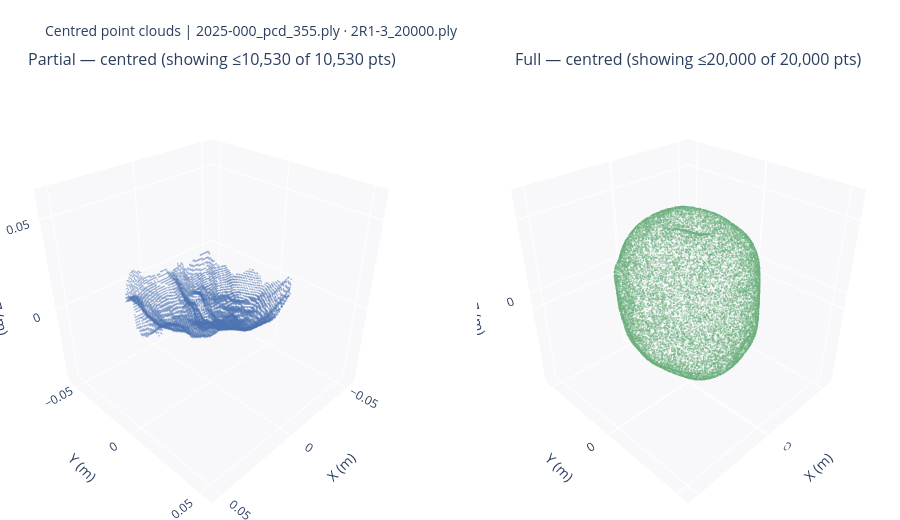

This figure's notebook cell:
### Markdown cell above
## Encoder Input Visualisation

Two **Plotly** 3D panels (orbit / zoom / pan): **partial** scan vs **full** scan for the same tuber, each **centred** by subtracting its own mean. No FPS — only an optional random subsample for display (`DISPLAY_CAP_*`).

Adjust `PLY_PARTIAL` / `PLY_FULL` in the code cell. Run where the `.ply` paths exist (e.g. GPU server).

### Code cell
from __future__ import annotations

from pathlib import Path

import numpy as np
import open3d as o3d
import plotly.graph_objects as go
from plotly.subplots import make_subplots

ROOT = Path('.').resolve()
PLY_PARTIAL = ROOT / 'reviewdata/2025-000_pcd_355.ply'
PLY_FULL = ROOT / 'C:/Users/Jesper/Tilburg University/Thesis/PointSDF_2/data/3DPotatoTwin/2_sfm/2_pcd/2R1-3/2R1-3_20000.ply'

# Same tuber: partial conveyor scan + full laser/SfM cloud.
# Each cloud is translated to its own centroid (no FPS; display subsample only).
# ---------------------------------------------------------------------------
DISPLAY_CAP_FULL = 20000
DISPLAY_CAP_PARTIAL_RAW = 20000
PARTIAL_CLR = '#4C72B0'
FULL_CLR = '#6AAF7C'

MARKER_PARTIAL = dict(size=1, opacity=0.4, line=dict(width=0))
MARKER_FULL = dict(size=1, opacity=0.4, line=dict(width=0))

DEFAULT_CAMERA = dict(eye=dict(x=1.45, y=1.45, z=1.28))


def _downsample(pts: np.ndarray, max_n: int, seed: int) -> np.ndarray:
    n = len(pts)
    if n <= max_n:
        return pts
    g = np.random.default_rng(seed)
    idx = g.choice(n, max_n, replace=False)
    return pts[idx]


def _load_centred(ply_path: Path) -> tuple[np.ndarray, np.ndarray]:
    pcd = o3d.io.read_point_cloud(str(ply_path))
    raw = np.asarray(pcd.points, dtype=np.float32)
    centred = raw - raw.mean(axis=0)
    return raw, centred


raw_p, centred_p = _load_centred(PLY_PARTIAL)
raw_f, centred_f = _load_centred(PLY_FULL)

centred_p_viz = _downsample(centred_p, DISPLAY_CAP_PARTIAL_RAW, seed=11)
centred_f_viz = _downsample(centred_f, DISPLAY_CAP_FULL, seed=12)


def _scene_ranges(pts: np.ndarray) -> tuple[list[float], list[float], list[float]]:
    if len(pts) == 0:
        return [-0.15, 0.15], [-0.15, 0.15], [-0.15, 0.15]
    lo, hi = pts.min(0), pts.max(0)
    center = (lo + hi) / 2
    r = max(float((hi - lo).max()) / 2, 0.02) + 0.01
    return (
        [center[0] - r, center[0] + r],
        [center[1] - r, center[1] + r],
        [center[2] - r, center[2] + r],
    )


def _trace(
    pts: np.ndarray,
    color: str,
    name: str,
    *,
    marker: dict,
    showlegend: bool = False,
    hover_skip: bool = False,
) -> go.Scatter3d:
    m = {**marker, 'color': color, 'line': dict(width=0)}
    ht = '<extra></extra>' if hover_skip else (
        name + '<br>x=%{x:.4f} m<br>y=%{y:.4f} m<br>z=%{z:.4f} m<extra></extra>'
    )
    return go.Scatter3d(
        x=pts[:, 0],
        y=pts[:, 1],
        z=pts[:, 2],
        mode='markers',
        marker=m,
        name=name,
        showlegend=showlegend,
        hovertemplate=ht,
    )


fig = make_subplots(
    rows=1,
    cols=2,
    specs=[[{'type': 'scatter3d'}, {'type': 'scatter3d'}]],
    subplot_titles=(
        f'Partial — centred (showing ≤{min(len(centred_p), DISPLAY_CAP_PARTIAL_RAW):,} of {len(raw_p):,} pts)',
        f'Full — centred (showing ≤{min(len(centred_f), DISPLAY_CAP_FULL):,} of {len(raw_f):,} pts)',
    ),
    horizontal_spacing=0.06,
)

fig.add_trace(
    _trace(
        centred_p_viz,
        PARTIAL_CLR,
        'Partial',
        marker=MARKER_PARTIAL,
        showlegend=False,
        hover_skip=len(centred_p_viz) > 6000,
    ),
    row=1,
    col=1,
)
fig.add_trace(
    _trace(
        centred_f_viz,
        FULL_CLR,
        'Full',
        marker=MARKER_FULL,
        showlegend=False,
        hover_skip=len(centred_f_viz) > 8000,
    ),
    row=1,
    col=2,
)

axis_style = dict(
    showbackground=True,
    backgroundcolor='rgb(248,248,250)',
    gridcolor='white',
    title_font_size=10,
    showspikes=False,
)

xr1, yr1, zr1 = _scene_ranges(centred_p_viz)
xr2, yr2, zr2 = _scene_ranges(centred_f_viz)

for scene_idx, (xr, yr, zr) in enumerate([(xr1, yr1, zr1), (xr2, yr2, zr2)]):
    scene_kw = dict(
        xaxis={**axis_style, 'title': 'X (m)', 'range': xr},
        yaxis={**axis_style, 'title': 'Y (m)', 'range': yr},
        zaxis={**axis_style, 'title': 'Z (m)', 'range': zr},
        aspectmode='cube',
        camera=DEFAULT_CAMERA,
        dragmode='orbit',
    )
    key = 'scene' if scene_idx == 0 else f'scene{scene_idx + 1}'
    fig.update_layout(**{key: scene_kw})

fig.update_layout(
    title_text=f'Centred point clouds | {PLY_PARTIAL.name} · {PLY_FULL.name}',
    title_font_size=14,
    height=520,
    margin=dict(l=0, r=0, t=72, b=0),
    paper_bgcolor='white',
)

fig.show()

print(f'\nPartial n={len(raw_p):>6,} (centred)  bbox {(raw_p.max(0)-raw_p.min(0))}')
print(f'Full    n={len(raw_f):>6,} (centred)  bbox {(raw_f.max(0)-raw_f.min(0))}')
print(
    f'Display subsample caps: partial<={DISPLAY_CAP_PARTIAL_RAW}, full<={DISPLAY_CAP_FULL}'
)

### Figure 1 — Plotly figure (JSON) as saved in the notebook; plotly's stock layout.template omitted (floating-point values rounded to 4 significant figures; data arrays with more than 128 entries replaced by an {"elided": "..."} marker saying what was removed)
{"data": [{"hovertemplate": "<extra></extra>", "marker": {"color": "#4C72B0", "line": {"width": 0}, "opacity": 0.4, "size": 1}, "mode": "markers", "name": "Partial", "scene": "scene", "showlegend": false, "type": "scatter3d", "x": {"elided": "10530 float values"}, "y": {"elided": "10530 float values"}, "z": {"elided": "10530 float values"}}, {"hovertemplate": "<extra></extra>", "marker": {"color": "#6AAF7C", "line": {"width": 0}, "opacity": 0.4, "size": 1}, "mode": "markers", "name": "Full", "scene": "scene2", "showlegend": false, "type": "scatter3d", "x": {"elided": "20000 float values"}, "y": {"elided": "20000 float values"}, "z": {"elided": "20000 float values"}}], "layout": {"annotations": [{"font": {"size": 16}, "showarrow": false, "text": "Partial — centred (showing ≤10,530 of 10,530 pts)", "x": 0.235, "xanchor": "center", "xref": "paper", "y": 1, "yanchor": "bottom", "yref": "paper"}, {"font": {"size": 16}, "showarrow": false, "text": "Full — centred (showing ≤20,000 of 20,000 pts)", "x": 0.765, "xanchor": "center", "xref": "paper", "y": 1, "yanchor": "bottom", "yref": "paper"}], "height": 520, "margin": {"b": 0, "l": 0, "r": 0, "t": 72}, "paper_bgcolor": "white", "scene": {"aspectmode": "cube", "camera": {"eye": {"x": 1.45, "y": 1.45, "z": 1.28}}, "domain": {"x": [0, 0.47], "y": [0, 1]}, "dragmode": "orbit", "xaxis": {"backgroundcolor": "rgb(248,248,250)", "gridcolor": "white", "range": [-0.05771, 0.05644], "showbackground": true, "showspikes": false, "title": {"text": "X (m)"}}, "yaxis": {"backgroundcolor": "rgb(248,248,250)", "gridcolor": "white", "range": [-0.05696, 0.0572], "showbackground": true, "showspikes": false, "title": {"text": "Y (m)"}}, "zaxis": {"backgroundcolor": "rgb(248,248,250)", "gridcolor": "white", "range": [-0.04906, 0.0651], "showbackground": true, "showspikes": false, "title": {"text": "Z (m)"}}}, "scene2": {"aspectmode": "cube", "camera": {"eye": {"x": 1.45, "y": 1.45, "z": 1.28}}, "domain": {"x": [0.53, 1], "y": [0, 1]}, "dragmode": "orbit", "xaxis": {"backgroundcolor": "rgb(248,248,250)", "gridcolor": "white", "range": [-0.04154, 0.04209], "showbackground": true, "showspikes": false, "title": {"text": "X (m)"}}, "yaxis": {"backgroundcolor": "rgb(248,248,250)", "gridcolor": "white", "range": [-0.04194, 0.04169], "showbackground": true, "showspikes": false, "title": {"text": "Y (m)"}}, "zaxis": {"backgroundcolor": "rgb(248,248,250)", "gridcolor": "white", "range": [-0.04288, 0.04075], "showbackground": true, "showspikes": false, "title": {"text": "Z (m)"}}}, "title": {"font": {"size": 14}, "text": "Centred point clouds | 2025-000_pcd_355.ply · 2R1-3_20000.ply"}}}
